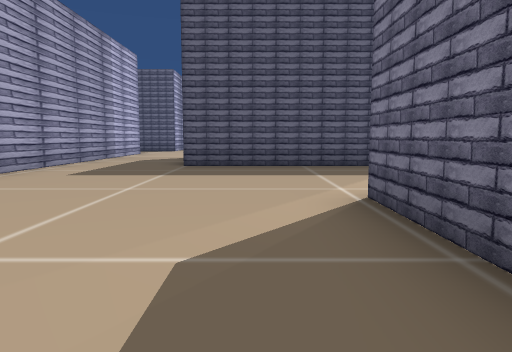
[1] (above)

24 first-person views from a walk through a scene from a Unity 3-D project. The camera is 1.2 m above the floor, tilts 6° down and sees 70° across. The floor is counted in squares, 2 m on a side. Each view is taken from the middle of a square. On the plan, view 1 faces up. The plan holds only what a view shows up to about 10 squares ahead; the rest is blank. The place goes on beyond the plan. The player is left out.

[2]
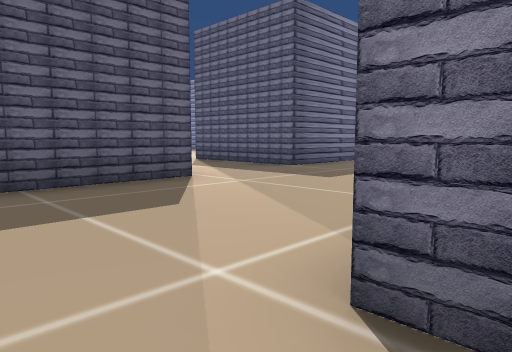

[3]
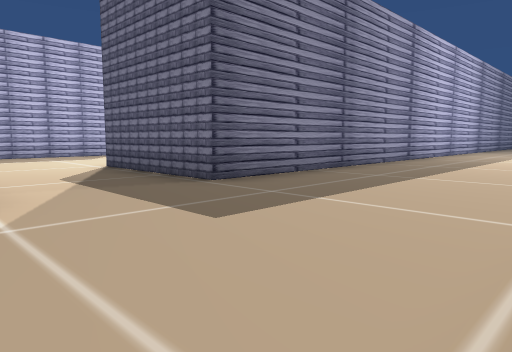

[4]
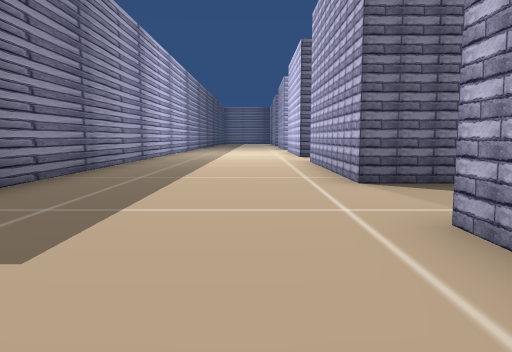

[5]
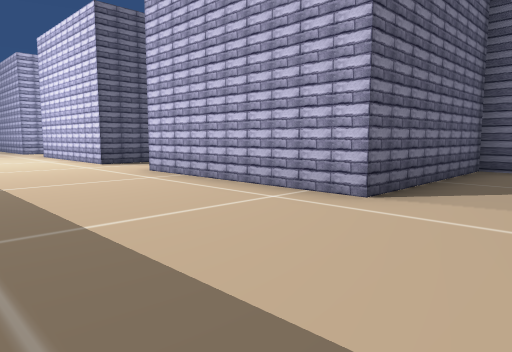

[6]
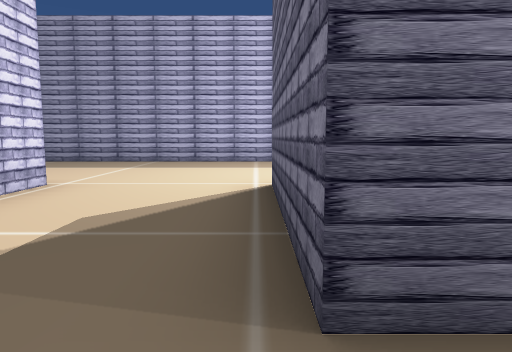

[7]
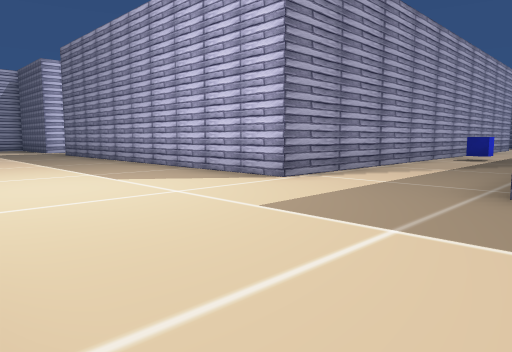

[8]
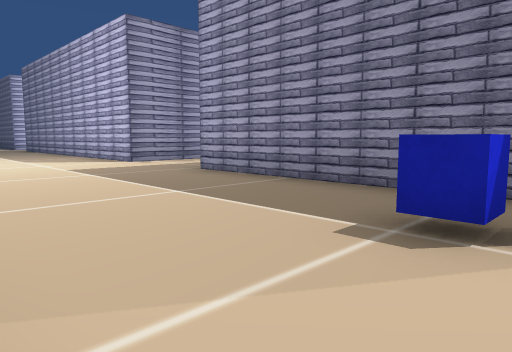

[9]
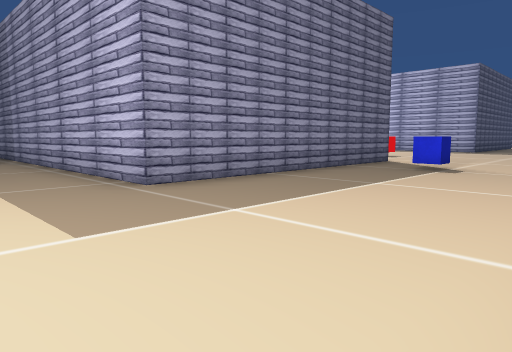

[10]
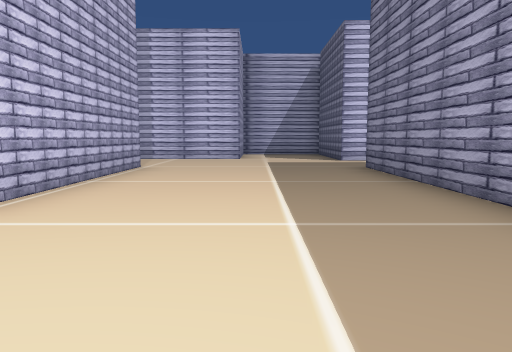

[11]
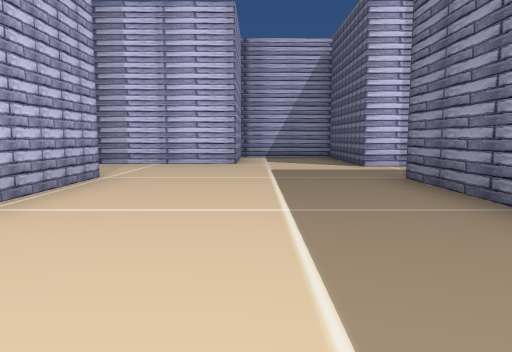

[12]
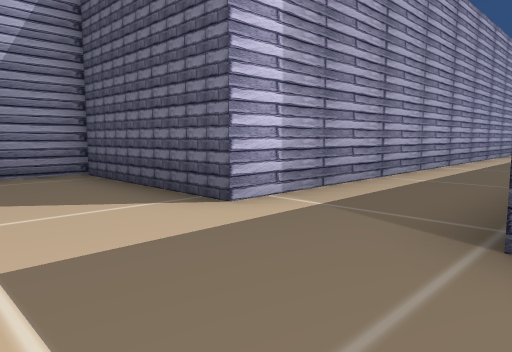

[13]
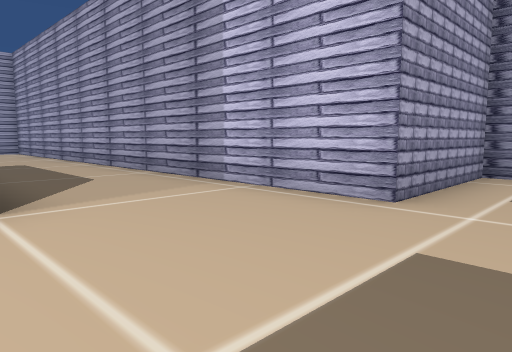

[14]
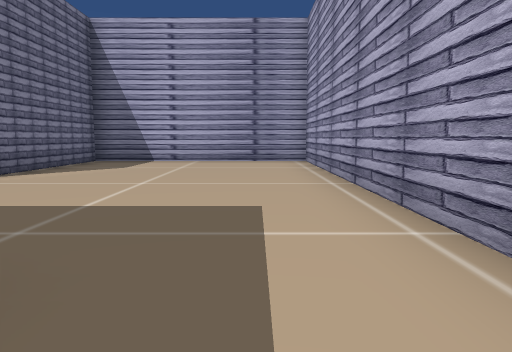

[15]
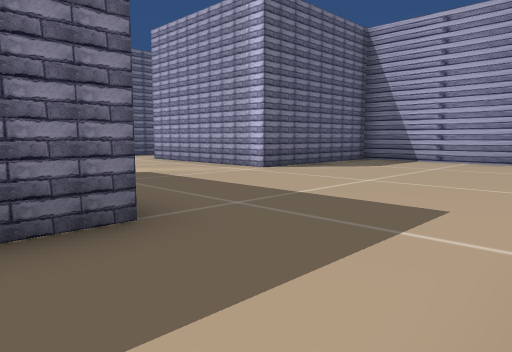

[16]
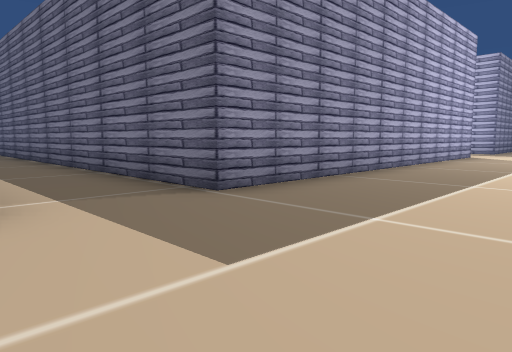

[17]
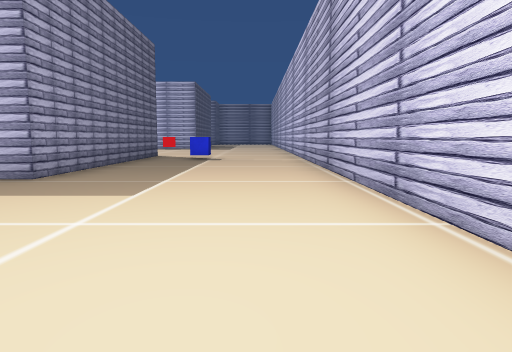

[18]
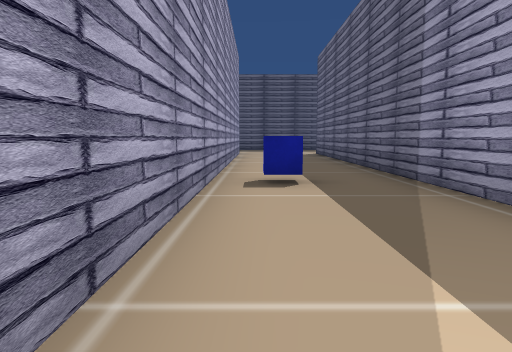

[19]
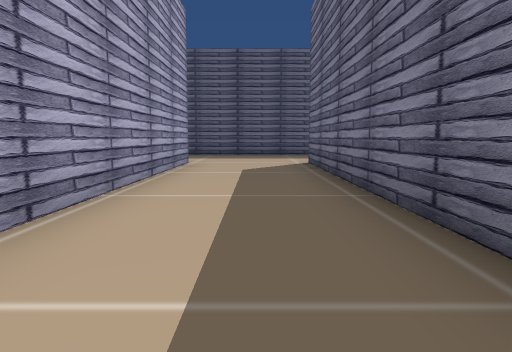

[20]
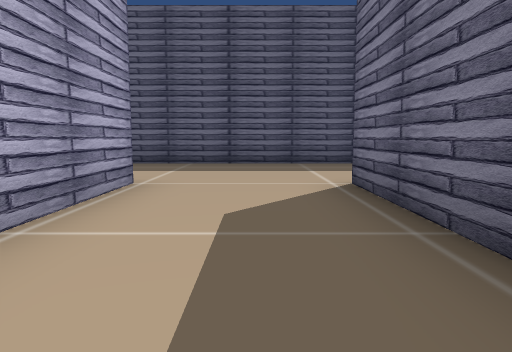

[21]
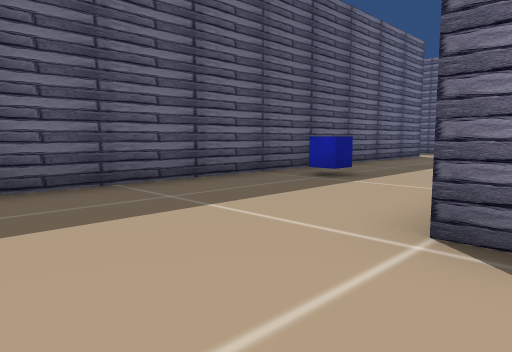

[22]
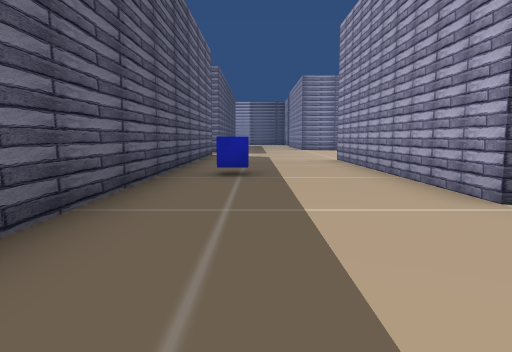

[23]
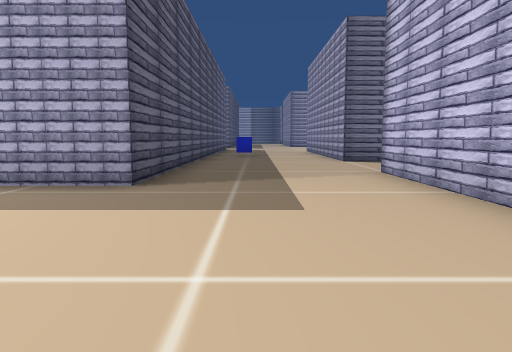

[24]
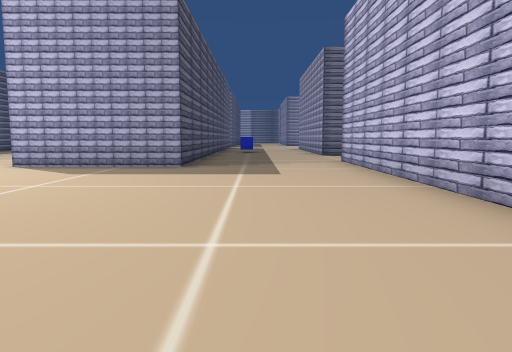

### Floor plan
Points are (right, up) in squares from view 1. A wall is a line through its corners. A room is listed if a view was taken in it or the views show most of it. See-through windows are left out.
Room 1 (views 1, 2, 3, 4, 5, 6, 7, 8, 9, 10, 11, 12, 13, 14, 15, 16, 17, 18, 19, 20, 21, 22, 23, 24)
walls: (3.3, 11.6) (3.3, 10.8); (7.9, 11.6) (16, 11.6); (-1.6, 11.6) (2.6, 11.6); (3.4, 7.8) (-1.5, 7.8) (-1.5, 8.6); (13.2, 8.1) (6.2, 8.1) (6.2, 11.8); (17.5, 16.2) (11.3, 16.2) (11.3, 31.8) (17.5, 31.8); (-3.6, 25.8) (-3.6, 16.2) (-7.2, 16.2) (-7.2, 13.5) (-4.3, 13.5) (-4.3, -0.4) (1.1, -0.4) (1.1, 3.6) (5.5, 3.6); (2, 31.8) (8.4, 31.8) (8.4, 16.2) (-1.5, 16.2) (-1.5, 24.6); (14.3, 2.4) (14.3, 3.6) (16.9, 3.6); (7.2, -0.4) (7.8, -0.4) (7.8, 3.6) (12.1, 3.6); (17.5, 35.5) (6.5, 35.5) (6.5, 37.5)
objects: blue cube (9, 23); blue cube (14, 34); blue cube (16, 14)

Positions as (right, up) in squares from view 1, and headings:
1: (0, 0), facing up
2: (0, 3), facing up-right
3: (3, 4), facing up-right
4: (3, 5), facing right
5: (6, 7), facing down-right
6: (6, 7), facing up
7: (12, 12), facing up-left
8: (17, 12), facing up-left
9: (9, 12), facing up-right
10: (6, 14), facing left
11: (4, 14), facing left
12: (-1, 14), facing up-left
13: (-1, 15), facing down-left
14: (-3, 9), facing down
15: (-4, 9), facing down-right
16: (-4, 13), facing up-right
17: (6, 13), facing right
18: (9, 18), facing up
19: (10, 23), facing up
20: (10, 27), facing up
21: (9, 31), facing up-right
22: (8, 34), facing right
23: (2, 34), facing right
24: (-1, 34), facing right
